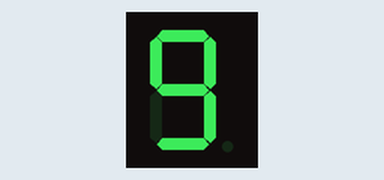
Bench run of a sketch on a simulated Arduino Uno, built with avr-gcc and run on an emulated ATmega328P. Shown: 1-digit seven-segment display. Wiring (inferred from the names in the program): 1-digit 7-segment display, segments lit when LOW: segments pin 6, pin 13, pin 11, pin 10, pin 8, pin 7, pin 12. The segment pins are drawn as the display they are named for.

Above: at 0.1 s.
At 1.1 s:
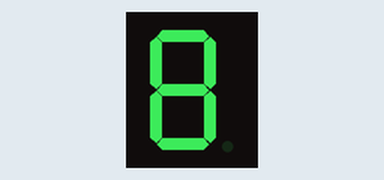
At 2.1 s:
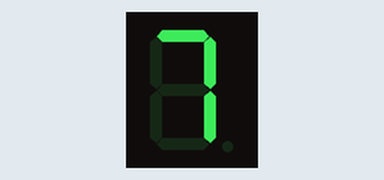
At 4.1 s:
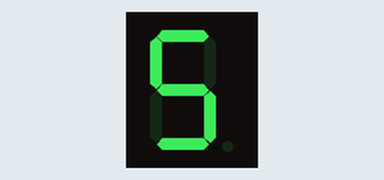
At 6.1 s:
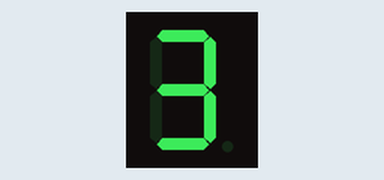
At 9.1 s:
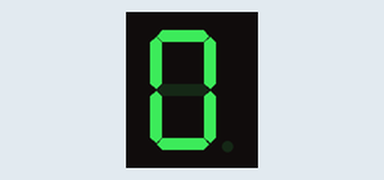

Measured:
- by itself, everything shown: repeats every 10.0 s, in 10 steps
- what the display in image 1 shows lasts 1.0 s, from 1.0 s to 2.0 s

The sketch:

Digit7Segments.ino
```cpp
/*const int pinA = 6;
const int pinF = 7;
const int pinE = 8;

const int pinB = 13;
const int pinG = 12;
const int pinC = 11;
const int pinD = 10;*/

/* Display Number in Digit 7-Segments */

//                   A   B   C   D  E  F   G
const int pins[] = { 6, 13, 11, 10, 8, 7, 12 };

int NUM_SEGMENTS = 7;

//                abcdefg
#define NUMBER_0 "1111110"
#define NUMBER_1 "0110000"
#define NUMBER_2 "1101101"
#define NUMBER_3 "1111001"
#define NUMBER_4 "0110011"
#define NUMBER_5 "1011011"
#define NUMBER_6 "1011111"
#define NUMBER_7 "1110000"
#define NUMBER_8 "1111111"
#define NUMBER_9 "1111011"

int millDelay = 1000;

int SegOn = LOW;
int SegOff = HIGH;

void setup() {
  Serial.begin(9600);
  ConfigPins();
  ClearSegments();
}

// Configure each pin of segment connection.
void ConfigPins() {
  for(int i=0;i<NUM_SEGMENTS;i++) {
    pinMode(pins[i], OUTPUT);
  }
}

void loop() {
  for(int i=9;i>=0;i--) {
    Display(i);
    delay(millDelay);
  }
}

// Display the number.
void Display(int number) {
  switch(number) {
    case 0:
      SetStateSegments(NUMBER_0);
      break;
    case 1:
      SetStateSegments(NUMBER_1);
      break;
    case 2:
      SetStateSegments(NUMBER_2);
      break;
    case 3:
      SetStateSegments(NUMBER_3);
      break;
    case 4:
      SetStateSegments(NUMBER_4);
      break;
    case 5:
      SetStateSegments(NUMBER_5);
      break;
    case 6:
      SetStateSegments(NUMBER_6);
      break;
    case 7:
      SetStateSegments(NUMBER_7);
      break;
    case 8:
      SetStateSegments(NUMBER_8);
      break;
    case 9:
      SetStateSegments(NUMBER_9);
      break;
    default:
      SetStateSegments("1001111"); // ERROR
  }
}

void SetStateSegments(String stateSegments) {
  // Check stateSegments => 7 digits and 0's and 1's only
  for(int d=0;d<NUM_SEGMENTS;d++) {
    int state;
    if(stateSegments[d] == '0') {
      state = SegOff;
    }
    else {
      state = SegOn;
    }
    digitalWrite( pins[d], state );
  }
}

void ClearSegments() {
  for(int i=0;i<NUM_SEGMENTS;i++) {
    digitalWrite(pins[i], SegOff);
  }
}
```
